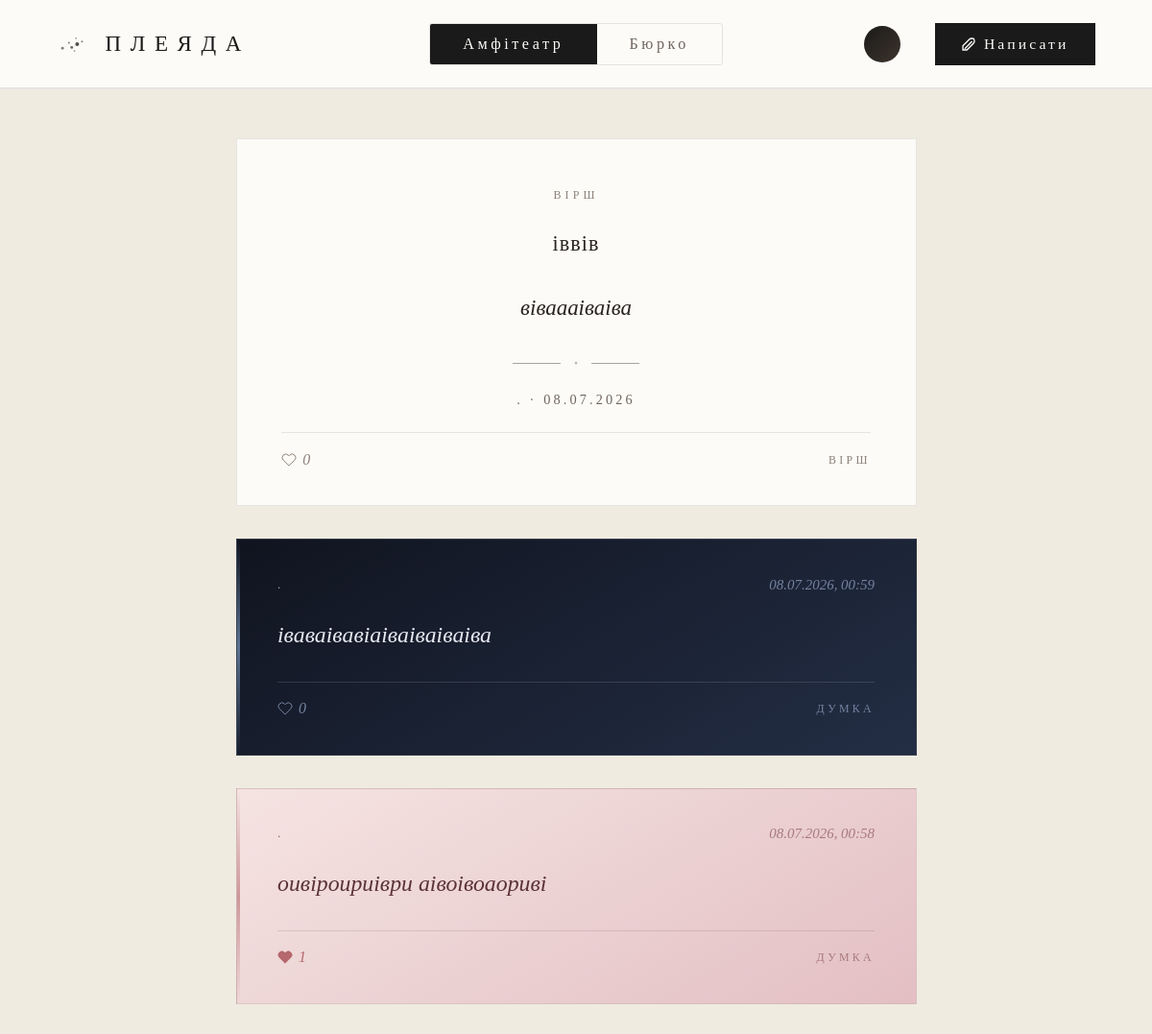
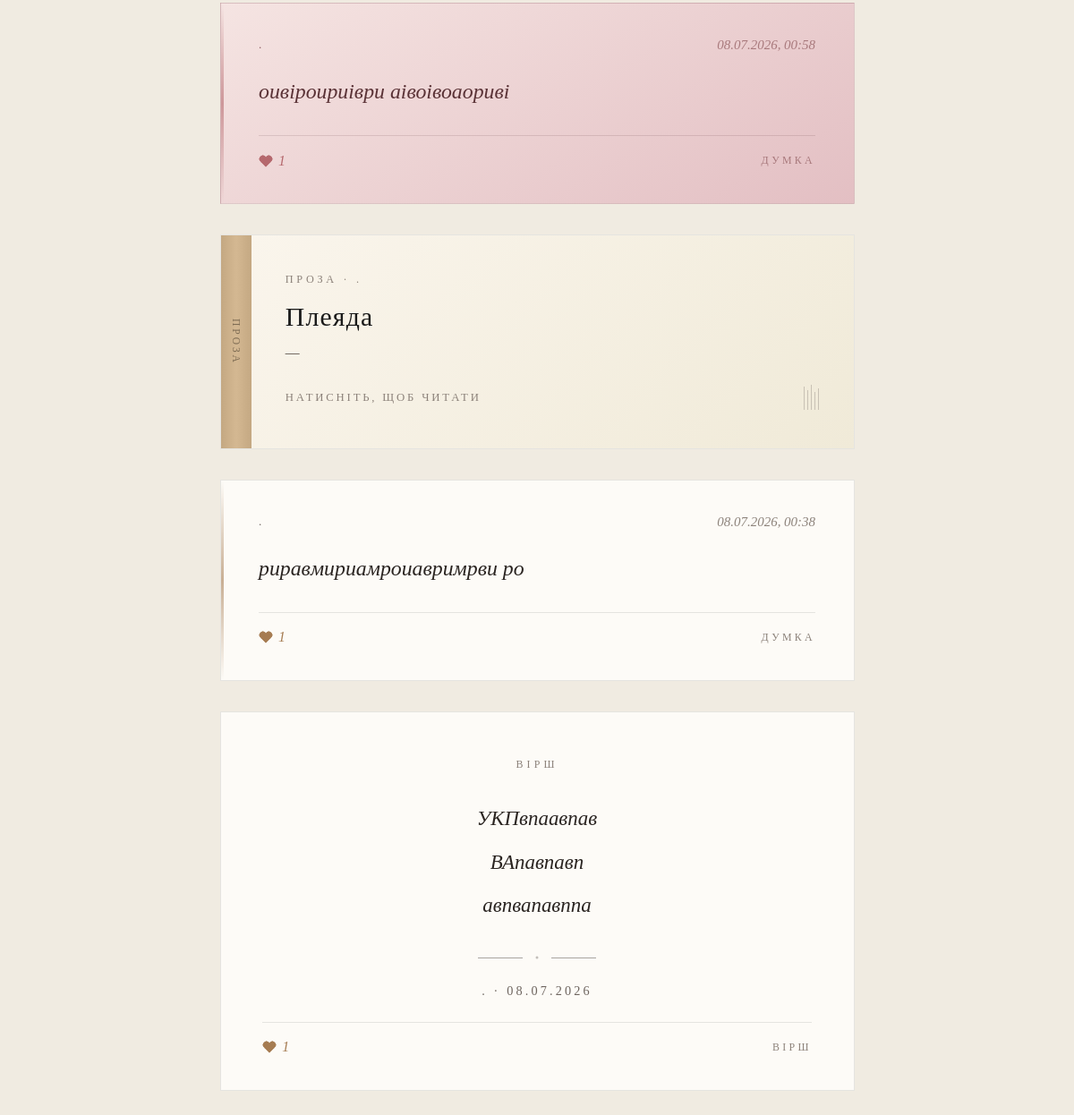
The page /feed/ (signed in) on the database its author committed (2 pictures, top to bottom).
### main/models.py (models this page shows, shortened)
class Post(models.Model):
    TYPE_CHOICES = [
        ('poem',    'Вірш'),
        ('prose',   'Проза'),
        ('thought', 'Думка'),
    ]
    author    = models.ForeignKey(User, on_delete=models.CASCADE, related_name='posts')
    title     = models.CharField(max_length=200, blank=True, null=True, verbose_name='Назва')
    body      = models.TextField(verbose_name='Текст')
    post_type = models.CharField(max_length=10, choices=TYPE_CHOICES, default='thought', verbose_name='Тип')
    created_at = models.DateTimeField(default=timezone.now)
    updated_at = models.DateTimeField(auto_now=True)
    background = models.CharField(max_length=20, default='default')
    class Meta:
        ordering = ['-created_at']
        verbose_name = 'Допис'
        verbose_name_plural = 'Дописи'
    @property
    def likes_count(self):
        return self.likes.count()

### main/views/feed.py (the view)
# urls.py: path('feed/', main_feed, name='feed'),
@login_required
def main_feed(request):
    posts = get_feed_posts(request.user)
    return render(request, 'main/feed.html', {
        'posts': posts,
        'user': request.user,
    })

### main/templates/main/feed.html (shortened to what this page needs)
<!DOCTYPE html>
<html lang="uk">
<head>
</head>
<body>
<header class="hdr">
    <a href="/" class="hdr-logo">
        <span class="hdr-wordmark">ПЛЕЯДА</span>
    </a>
    <nav class="hdr-nav">
        <a class="hdr-nav-btn active" href="/feed/">Амфітеатр</a>
        <a class="hdr-nav-btn" href="/dashboard/">Бюрко</a>
    </nav>
    <div class="hdr-right">
        <div class="hdr-user">
            <div class="hdr-avatar">{{ user.first_name|slice:":1"|upper }}</div>
        </div>
        <button class="btn-write" id="btnWrite">
            <svg class="feather-icon" viewBox="0 0 24 24" aria-hidden="true">
                <path d="M20.84 4.61a5.5 5.5 0 0 0-7.78 0L3 14.67V21h6.33l10.06-10.06a5.5 5.5 0 0 0 0-7.78z"/>
                <line x1="17.5" y1="7.5" x2="6" y2="19"/>
            </svg>
            Написати
        </button>
    </div>
</header>
<div class="write-panel" id="writePanel">
    <form method="POST" action="/create-post/" class="write-inner" id="writeForm">
    </form>
</div>
<main class="feed">
    {% for post in posts %}
        {% if post.post_type == 'thought' %}
        <article class="card-thought theme-{{ post.background|default:'default' }}">
            <div class="card-meta">
                <span class="card-author">{{ post.author.first_name }} {{ post.author.last_name|slice:":1" }}.</span>
                <span class="card-date">{{ post.created_at|date:"d.m.Y, H:i" }}</span>
            </div>
            <p class="thought-body">{{ post.body }}</p>
            <div class="card-actions">
                <button class="like-btn {% if post.user_liked %}liked{% endif %}"
                        data-post-id="{{ post.id }}"
                        onclick="toggleLike(this)">
                    <svg class="heart-icon" viewBox="0 0 24 24" aria-hidden="true">
                        <path d="M20.84 4.61a5.5 5.5 0 0 0-7.78 0L12 5.67l-1.06-1.06a5.5 5.5 0 0 0-7.78 7.78l1.06 1.06L12 21.23l7.78-7.78 1.06-1.06a5.5 5.5 0 0 0 0-7.78z"/>
                    </svg>
                    <span class="like-count">{{ post.likes_count }}</span>
                </button>
                <span class="card-type-badge">думка</span>
            </div>
        </article>
        {% elif post.post_type == 'poem' %}
        <article class="card-poem theme-{{ post.background|default:'default' }}">
            <p class="poem-label">Вірш</p>
            {% if post.title %}
            <h2 class="poem-title">{{ post.title }}</h2>
            {% endif %}
            <div class="poem-body">{{ post.body }}</div>
            <div class="poem-ornament">
                <svg width="8" height="8" viewBox="0 0 8 8" aria-hidden="true">
                    <circle cx="4" cy="4" r="1.5" fill="currentColor" style="color: var(--card-muted);"/>
                </svg>
            </div>
            <p class="poem-attr">
                {{ post.author.first_name }} {{ post.author.last_name|slice:":1" }}.
                · {{ post.created_at|date:"d.m.Y" }}
            </p>
            <div class="card-actions">
                <button class="like-btn {% if post.user_liked %}liked{% endif %}"
                        data-post-id="{{ post.id }}"
                        onclick="toggleLike(this)">
                    <svg class="heart-icon" viewBox="0 0 24 24" aria-hidden="true">
                        <path d="M20.84 4.61a5.5 5.5 0 0 0-7.78 0L12 5.67l-1.06-1.06a5.5 5.5 0 0 0-7.78 7.78l1.06 1.06L12 21.23l7.78-7.78 1.06-1.06a5.5 5.5 0 0 0 0-7.78z"/>
                    </svg>
                    <span class="like-count">{{ post.likes_count }}</span>
                </button>
                <span class="card-type-badge">вірш</span>
            </div>
        </article>
        {% elif post.post_type == 'prose' %}
        <article class="card-prose" id="prose-{{ post.id }}">
            <div class="book-closed" id="closed-{{ post.id }}"
                 onclick="openBook({{ post.id }})">
                <div class="book-spine">
                    <span class="book-spine-text">Проза</span>
                </div>
                <div class="book-cover">
                    <div>
                        <p style="font-size:0.72rem; letter-spacing:0.3em; color:#8C827A; text-transform:uppercase; margin-bottom:0.85rem;">
                            Проза · {{ post.author.first_name }} {{ post.author.last_name|slice:":1" }}.
                        </p>
                        <h3 class="book-title">{{ post.title|default:"Без назви" }}</h3>
                        <p class="book-author-line">— {{ post.author.first_name }} {{ post.author.last_name }}</p>
                    </div>
                    <div class="book-footer">
                        <span class="book-open-hint">Натисніть, щоб читати</span>
                        <div class="book-pages-icon">
                        </div>
                    </div>
                </div>
            </div>
        </article>
        {% endif %}
    {% endfor %}
</main>
</body>
</html>

### rows shown on the page
Post: title "іввів", body "віваааіваіва", created_at "08.07.2026", likes_count "0"
Post: created_at "08.07.2026, 00:59", body "іваваівавіаіваіваіваіва", likes_count "0"
Post: created_at "08.07.2026, 00:58", body "оивіроириіври аівоівоаориві", likes_count "1"
Post: created_at "08.07.2026, 00:58", body "оивіроириіври аівоівоаориві", likes_count "1"
Post: title "Плеяда"
Post: created_at "08.07.2026, 00:38", body "риравмириамроиавримрви ро", likes_count "1"
Post: body "УКПвпаавпав ВАпавпавп авпвапавппа", created_at "08.07.2026", likes_count "1"
